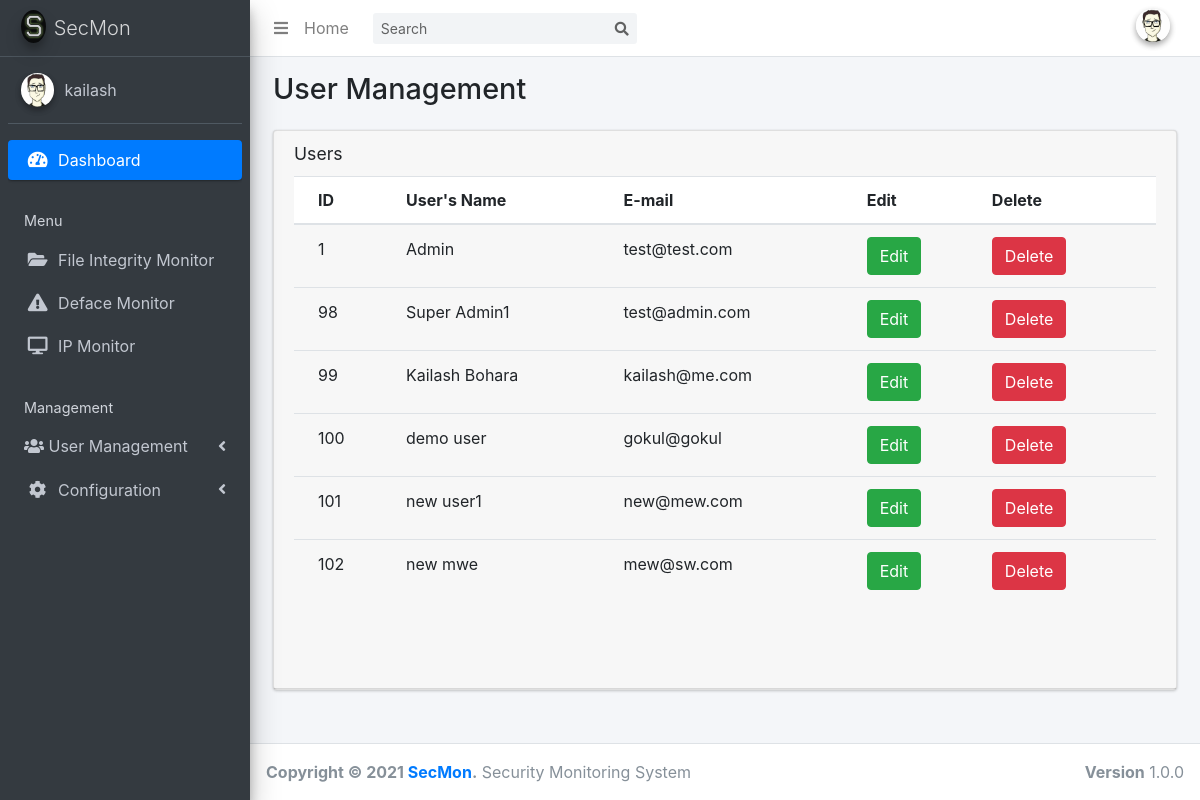
/useredit.php, run on the app's committed database.
### tables this page shows
CREATE TABLE `filescan_config` (
  `id` int(255) NOT NULL,
  `account` varchar(200) NOT NULL,
  `scan_path` varchar(200) NOT NULL,
  `email` varchar(200) NOT NULL,
  `file_extensions` varchar(200) NOT NULL
);

CREATE TABLE `users` (
  `id` int(10) NOT NULL,
  `name` varchar(250) NOT NULL,
  `password` varchar(500) NOT NULL,
  `email` varchar(250) NOT NULL,
  `time_stamp` date DEFAULT NULL
);

### useredit.php (the view, shortened to what this page needs)
<!DOCTYPE html>
<html>
<head>
  <link rel="stylesheet" href="plugins/fontawesome-free/css/all.min.css">
  <link rel="stylesheet" href="https://code.ionicframework.com/ionicons/2.0.1/css/ionicons.min.css">
  <link rel="stylesheet" href="dist/css/adminlte.min.css">
  <link rel="stylesheet" href="https://stackpath.bootstrapcdn.com/bootstrap/4.3.1/css/bootstrap.min.css">
</head>
<body class="hold-transition sidebar-mini">
<div class="wrapper">
<?php include 'themepart/nav-bar.php'; ?>
<?php include 'themepart/sidebar.php';
?>
  <div class="content-wrapper">
    <section class="content-header">
      <div class="container-fluid">
        <div class="row mb-2">
          <div class="col-sm-6">
            <h1>User Management</h1>
          </div>
        </div>
      </div>
    </section>
    <section class="content">
      <div class="container-fluid">
        <div class="row">
          <div class="col-12">
            <div class="card">
              <div class="card-header">
                <h3 class="card-title">Users</h3>
              <div class="card-body table-responsive p-0" style="height: 500px;">
                  <?php
                  $connection= mysqli_connect("localhost","root","","hash_analyzer");
                  $query= "SELECT * FROM users";
                  $query_run= mysqli_query($connection,$query);
                  ?>
                <table class="table table-head-fixed text-nowrap">
                  <thead>
                    <tr>
                      <th>ID</th>
                      <th>User's Name</th>
                      <th>E-mail</th>
                      <th>Edit</th>
                      <th>Delete</th>
                    </tr>
                  </thead>
                  <tbody>
                   <?php
                    if(mysqli_num_rows($query_run)> 0)
                    {
                      while($row = mysqli_fetch_assoc($query_run))
                      {
                       ?>
                    <tr>
                       <td> <?php echo $row['id'];?> </td>
                       <td> <?php echo $row['name'];?> </td>
                       <td> <?php echo $row['email'];?> </td>
                       <td>
                           <button type="button" class="btn btn-success editbtn" data-toggle="modal" data-target="#editUserModal">Edit</button>
                       </td>
                       <td>
                        <button type="button" class="btn btn-danger deletebtn" data-toggle="modal" data-target="#deleteUserModal">Delete</button>
                       </td>
                    </tr>
                    <?php
                      }
                    }
                    else {
                      echo "No record found!";
                    }
                    ?>
                  </tbody>
                </table>
              </div>
            </div>
          </div>
        </div>
      </div>
    </section>
  </div>
<?php include 'themepart/footer.php'; ?>
</div>
</body>
</html>

### themepart/sidebar.php (shortened to what this page needs)
<html>
<head>
</head>
<aside class="main-sidebar sidebar-dark-primary elevation-4">
    <a href="dashboard.php" class="brand-link">
      <img src="dist/img/secmon.png" alt="AdminLTE Logo" class="brand-image img-circle elevation-3"
           style="opacity: .8">
      <span class="brand-text font-weight-light">SecMon</span>
    </a>
    <div class="sidebar">
      <div class="user-panel mt-3 pb-3 mb-3 d-flex">
        <div class="image">
          <img src="dist/img/avatar.png" class="img-circle elevation-2" alt="User Image">
        </div>
        <?php
        $connection = mysqli_connect("localhost","root","","hash_analyzer");
        $query= "SELECT * FROM filescan_config";
        $query_run= mysqli_query($connection,$query);
        $row = mysqli_fetch_assoc($query_run);
        ?>
        <div class="info">
          <a href="#" class="d-block"><?php echo $row['account']; ?></a>
        </div>
      </div>
      <nav class="mt-2">
        <ul class="nav nav-pills nav-sidebar flex-column" data-widget="treeview" role="menu" data-accordion="false">
          <li class="nav-item has-treeview menu-open">
            <a href="dashboard.php" class="nav-link active">
              <i class="nav-icon fas fa-tachometer-alt"></i>
              <p>
                Dashboard
              </p>
            </a>
          </li>
          <li class="nav-header">Menu</li>
          <li class="nav-item has-treeview">
            <a href="fim.php" class="nav-link">
              <i class="nav-icon fa fa-folder-open"></i>
              <p>
                File Integrity Monitor
              </p>
            </a>
          <li class="nav-item has-treeview">
            <a href="webmon.php" class="nav-link">
              <i class="nav-icon fa fa-exclamation-triangle"></i>
              <p>
                Deface Monitor
              </p>
            </a>
             <li class="nav-item has-treeview">
            <a href="ipmon.php" class="nav-link">
              <i class="nav-icon fa fa-desktop"></i>
              <p>
                IP Monitor
              </p>
            </a>
          <li class="nav-header">Management</li>
          <li class="nav-item has-treeview">
            <a href="#" class="nav-link">
              <i class="fas fa-users"></i>
              <p>
                User Management
                <i class="fas fa-angle-left right"></i>
              </p>
            </a>
          </li>
          <li class="nav-item has-treeview">
            <a href="#" class="nav-link">
              <i class="nav-icon fa fa-cog"></i>
              <p>
                Configuration
                <i class="fas fa-angle-left right"></i>
              </p>
            </a>
          </li>
        </ul>
      </nav>
    </div>
  </aside>

### data on the page
filescan_config: account "kailash"
users: id "1", name "Admin", email "test@test.com"
users: id "98", name "Super Admin1", email "test@admin.com"
users: id "99", name "Kailash Bohara", email "kailash@me.com"
users: id "100", name "demo user", email "gokul@gokul"
users: id "101", name "new user1", email "new@mew.com"
users: id "102", name "new mwe", email "mew@sw.com"
